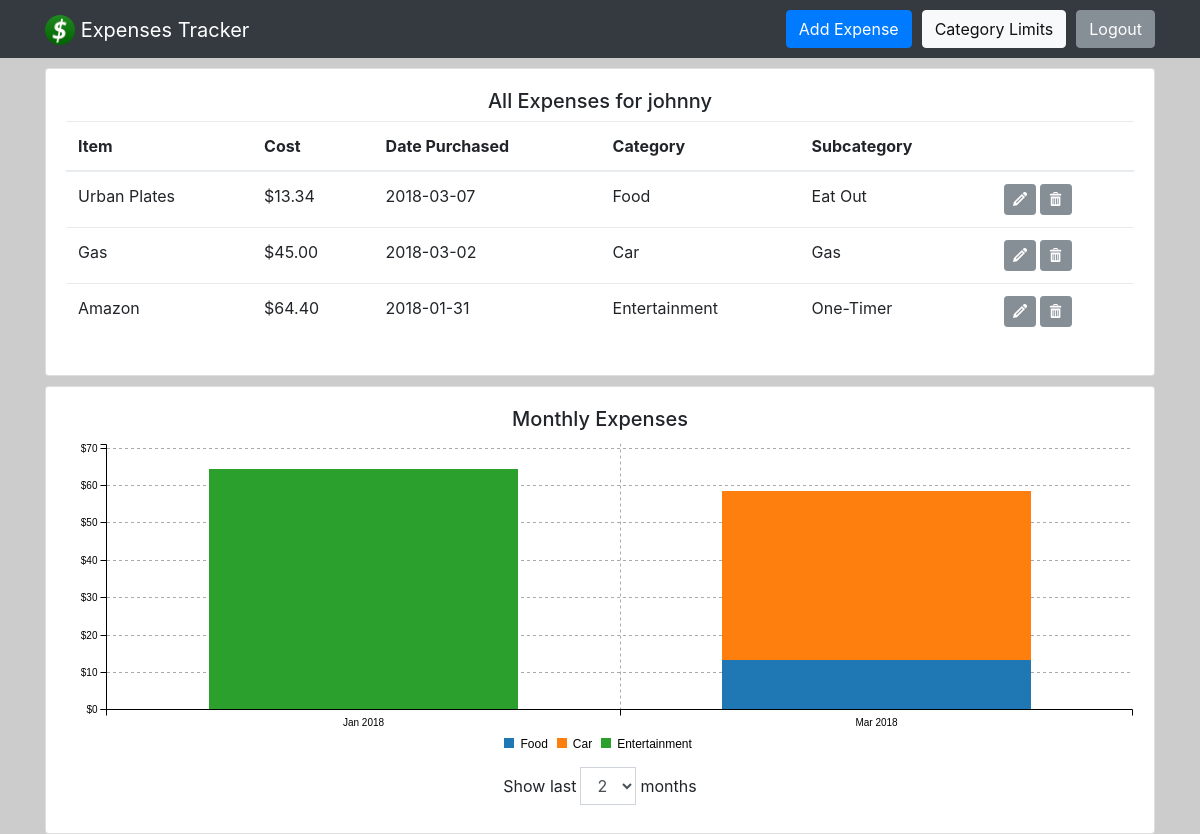
The app's page / (signed in) with its own data.
### expenses/models.py (models this page shows, shortened)
class Expense(models.Model):
    user = models.ForeignKey(User, on_delete=models.CASCADE, related_name='expenses')
    item = models.CharField(max_length=100)
    cost = models.FloatField(validators=[MinValueValidator(0)])
    date_purchased = models.DateField(default=timezone.now)
    CATEGORY_CHOICES = ((k, k) for k in ['Food', 'Car', 'Entertainment'])
    category = models.CharField(max_length=100, choices=CATEGORY_CHOICES)
    SUBCATEGORY_CHOICES = ((k, k) for k in ['Eat Out', 'Grocery', 'Gas', 'Car Maintenance',
                                            'Party', 'One-Timer', 'Gift'])
    subcategory = models.CharField(max_length=100, choices=SUBCATEGORY_CHOICES)

### expenses/views.py (the view)
# urls.py: path('', views.IndexView.as_view(), name='index'),
@method_decorator(login_required, name='dispatch')
class IndexView(View):
    form_class = ProfileForm
    template_name = 'expenses/index.html'
    http_method_names = ['get', 'post']
    def get(self, request, *args, **kwargs):
        query_list = request.user.expenses.all()
        if not query_list:
            messages.info(request, 'Please add an expense to get started!')
            return redirect(self.request.path)
        assert query_list
        user_expenses = sqlalchemy_objects_to_dicts(query_list)
        results = build_results(user_expenses, request.session)
        profile_form = self.form_class(instance=request.user.profile)
        context = {
            'profile_form': profile_form,
            'user_expenses': user_expenses,
            'results': results,
            'category_to_subcategory': const.CATEGORY_TO_SUBCATEGORY
        }
        return render(request, self.template_name, context)
    def post(self, request, *args, **kwargs):
        query_list = request.user.expenses.all()
        if not query_list:
            messages.info(request, 'Please add an expense to get started!')
            return redirect('expenses:add_expense')
        assert query_list
        user_expenses = sqlalchemy_objects_to_dicts(query_list)
        results = build_results(user_expenses, request.session)
        profile_form = self.form_class(request.POST, instance=request.user.profile)
        if profile_form.is_valid():
            profile_form.save()
            messages.success(request, 'Monthly limits successfully updated!')
        else:
            messages.error(request, 'Something went wrong...')
        context = {
            'profile_form': profile_form,
            'user_expenses': user_expenses,
            'results': results,
            'category_to_subcategory': const.CATEGORY_TO_SUBCATEGORY
        }
        return render(request, self.template_name, context)

### expenses/forms.py
class ProfileForm(ModelForm):
    class Meta:
        model = Profile
        exclude = ['user']

### expenses/helpers.py (called while the page is built)
def sqlalchemy_obj_to_dict(obj):
    d = {k: obj.__dict__[k] for k in ['id', 'item', 'cost', 'date_purchased', 'category', 'subcategory']}
    return d

def sqlalchemy_objects_to_dicts(objects_list):
    list_of_dicts = [sqlalchemy_obj_to_dict(obj) for obj in objects_list]
    return list_of_dicts

def create_df(user_expenses):
    df = pd.DataFrame(user_expenses)
    df.rename(columns={'date_purchased': 'date'}, inplace=True)
    df['date'] = pd.to_datetime(df['date'])
    return df

def get_user_months(user_expenses):
    df = create_df(user_expenses)
    user_months = df['date'].sort_values().dt.strftime('%Y-%m').unique().tolist()
    return user_months

def get_show_last_x_months_default(session, number_user_months, default=3):
    if 'show_last_x_months' in session:
        if number_user_months < session['show_last_x_months']:
            return number_user_months
        else:
            return session['show_last_x_months']
    else:
        if number_user_months < default:
            return number_user_months
        else:
            return default

### expenses/templates/expenses/index.html (shortened to what this page needs)
{% extends 'expenses/base.html' %}
{% load static %}
{% block stylesheets %}
	<link rel="stylesheet" href="{% static 'expenses/css/datatables.min.css' %}">
	<link rel="stylesheet" href="{% static 'expenses/css/c3.min.css' %}">
{% endblock %}
{% block navbar_items %}
	<div class="navbar-nav ml-auto">
		<div class="nav-item">
			<a class="btn btn-primary nav-item-inside" href="{% url 'expenses:add_expense' %}">Add Expense</a>
		</div>
		<div class="nav-item">
			<button class="btn btn-light nav-item-inside" data-toggle="modal" data-target="#limits">Category Limits</button>
		</div>
		<div class="nav-item">
			<a class="btn btn-secondary" href="{% url 'logout' %}">Logout</a>
		</div>
	</div>
{% endblock %}
{% block content %}
	<div class="card bottom-card">
		<div class="card-body">
			<h5 class="text-center">All Expenses for {{ user.username }}</h5>
			<table class="table table-responsive-sm" id="expenses-table">
				<thead>
					<tr>
						<th>Item</th>
						<th>Cost</th>
						<th>Date Purchased</th>
						<th class="d-none d-md-table-cell">Category</th>
						<th class="d-none d-md-table-cell">Subcategory</th>
						<th></th>
					</tr>
				</thead>
				<tbody>
					{% for expense in user_expenses %}
						<tr>
							<td>{{ expense.item }}</td>
							<td>${{ expense.cost|floatformat:2 }}</td>
							<td>{{ expense.date_purchased|date:"Y-m-d" }}</td>
							<td class="d-none d-md-table-cell">{{ expense.category }}</td>
							<td class="d-none d-md-table-cell">{{ expense.subcategory }}</td>
							<td>
								<a class="btn btn-secondary btn-sm" href="{% url 'expenses:edit_expense' expense.id %}"><svg class="icon icon-btn"><use xlink:href="#icon-pencil"></use></svg></a>
								<button class="btn btn-secondary btn-sm" data-toggle="modal" data-target="#delete_expense" data-id="{{ expense.id }}"><svg class="icon icon-btn"><use xlink:href="#icon-bin"></use></svg></button>
							</td>
						</tr>
					{% endfor %}
				</tbody>
			</table>
		</div>
	</div>
	<div class="card">
		<div class="card-body">
			<h5 class="text-center">Monthly Expenses</h5>
			<div id="stacked-bar-chart"></div>
			{% if results.user_months|length > 1 %}
				<div class="d-flex justify-content-center my-2">
					<form action="{% url 'expenses:update_chart_months' %}" method="POST" class="form-inline">
						<div class="input-group d-flex align-items-center">
							<span class="mr-1">Show last</span>
							<select id="show_last_x_months" name="show_last_x_months" class="form-control">
								{% for _ in results.user_months %}
									<option value="{{ forloop.counter }}" {% if results.show_last_x_months == forloop.counter %} selected {% endif %}>{{ forloop.counter }}</option>
								{% endfor %}
							</select>
							<span class="ml-1">months</span>
						</div>
					</form>
				</div>
			{% endif %}
		</div>
	</div>
{% endblock %}

### expenses/templates/expenses/base.html (shortened to what this page needs)
{% load static %}
<!doctype html>
<html lang="en">
<head>
	<link rel="stylesheet" href="{% static 'expenses/css/bootstrap.min.css' %}">
	{% block stylesheets %}{% endblock %}
	<link rel="stylesheet" href="{% static 'expenses/css/styles.css' %}">
</head>
<body>
  {% if not login_page %}
		<nav class="navbar navbar-expand-sm navbar-dark bg-dark">
			<div class="container">
				<a class="navbar-brand" href="{% url 'expenses:index' %}">
					<img src="{% static 'expenses/images/splitmybill-logo.png' %}" width="30" height="30" alt="">
					<span class="align-middle">Expenses Tracker</span>
				</a>
				<div class="collapse navbar-collapse" id="navbarTabs">
					{% block navbar_items %}{% endblock %}
				</div>
			</div>
		</nav>
	{% endif %}
	<div class="container">
		{% block content %}{% endblock %}
	</div>
</body>
</html>

### expenses/templates/expenses/modals.html (shortened to what this page needs)
{% load widget_tweaks %}

### expenses/static/expenses/css/styles.css (style rules this page uses)
body { background-color: #ccc; }
.nav-item-inside { margin-right: 10px; }
.card { margin-top: 10px; }
.bottom-card { margin-bottom: 10px; }
.icon { display: inline-block; width: 1em; height: 1em; stroke-width: 0; stroke: currentColor; fill: currentColor; }
.icon-btn { position: relative; top: 1px; }
.btn { cursor: pointer; }

### records on screen
Expense: item "Urban Plates", cost "13.34", date_purchased "2018-03-07", category "Food", subcategory "Eat Out"
Expense: item "Gas", cost "45.00", date_purchased "2018-03-02", category "Car", subcategory "Gas"
Expense: item "Amazon", cost "64.40", date_purchased "2018-01-31", category "Entertainment", subcategory "One-Timer"

### other values on screen
{{ user.username }} "johnny"
form field show_last_x_months "2"
